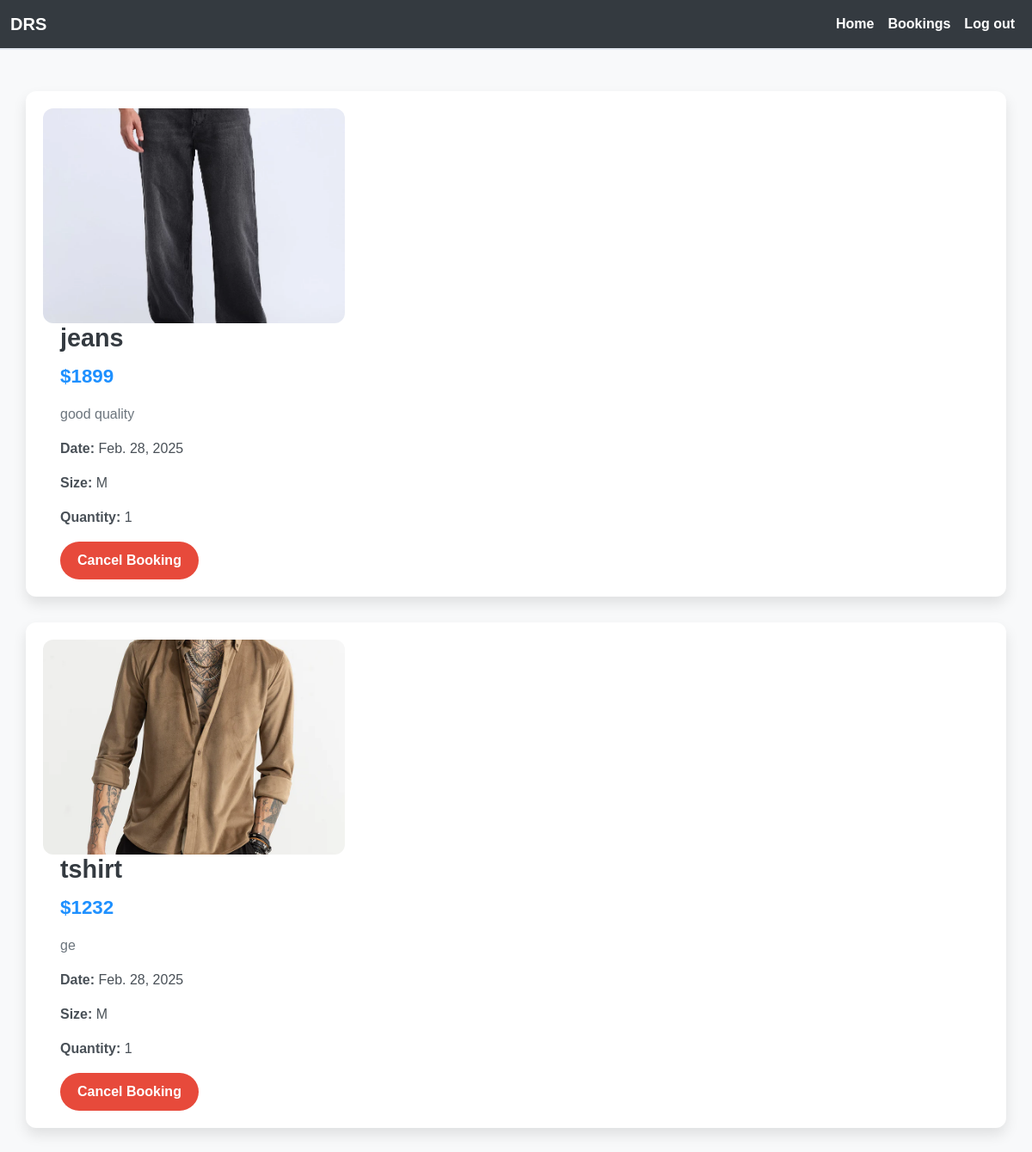
The app's page /user_bookings/ (signed in) with its own data.
### app/models.py (models this page shows, shortened)
class Buy(models.Model):
    user=models.ForeignKey(User,on_delete=models.CASCADE)
    product=models.ForeignKey(Product,on_delete=models.CASCADE)
    price=models.IntegerField()
    date=models.DateField(auto_now_add=True)
    size = models.CharField(max_length=10, choices=[('S', 'Small'), ('M', 'Medium'), ('L', 'Large')], default='M')  # Default size is Medium
    quantity = models.PositiveIntegerField(default=1)  # Default quantity is 1

class Product(models.Model):
    pro_id=models.TextField()
    name=models.TextField()
    price=models.IntegerField()
    ofr_price=models.IntegerField()
    img=models.FileField()
    dis=models.TextField()
    sizes = models.ManyToManyField(Size, related_name='Sizes')
    quantity = models.PositiveIntegerField(default=0)  # New field for stock quantity

### app/views.py (the view)
# urls.py: path('user_bookings/', views.user_bookings, name='user_bookings'),  # This is your booking page
def user_bookings(request):
    user = request.user  # Get the currently logged-in user
    bookings = Buy.objects.filter(user=user)  # Correct query
    return render(request, 'user/user_bookings.html', {'buy': bookings})

### templates/user/user_bookings.html (shortened to what this page needs)
<!DOCTYPE html>
<html lang="en">
<head>
    <link href="https://cdn.jsdelivr.net/npm/bootstrap@5.3.3/dist/css/bootstrap.min.css" rel="stylesheet">
</head>
<body>
    <nav class="navbar navbar-expand-sm navbar-dark">
        <div class="container-fluid">
            <a class="navbar-brand" href="#">DRS</a>
            <div class="collapse navbar-collapse" id="collapsibleNavbar">
                <ul class="navbar-nav ms-auto">
                    <li class="nav-item">
                        <a class="nav-link" href="../user_home">Home</a>
                    </li>
                    <li class="nav-item">
                        <a class="nav-link active" href="#">Bookings</a>
                    </li>
                    <li class="nav-item">
                        <a class="nav-link" href="shp_logout">Log out</a>
                    </li>
                </ul>
            </div>
        </div>
    </nav>
    <div class="container my-5">
        <div class="row">
            {% for buy in buy %}
            <div class="col-lg-12 booking-card">
                <div class="row align-items-center">
                    <div class="col-md-4">
                        <img src="{{ buy.product.img.url }}" alt="Product Image" class="product-image">
                    </div>
                    <div class="col-md-8 product-details">
                        <h2 class="product-name">{{ buy.product.name }}</h2>
                        <p class="product-price">&#36;{{ buy.price }}</p>
                        <p class="product-description">{{ buy.product.dis|truncatewords:30 }}</p>
                        <p><strong>Date:</strong> {{ buy.date }}</p>
                        <p class="product-size"><strong>Size:</strong> {{ buy.size }}</p>
                        <p class="product-quantity"><strong>Quantity:</strong> {{ buy.quantity }}</p>
                        <form action="{% url 'delete_booking' buy.id %}" method="post">
                            <button type="submit" class="delete-btn">Cancel Booking</button>
                        </form>
                    </div>
                </div>
            </div>
            {% endfor %}
        </div>
    </div>
</body>
</html>

### templates/user/user_bookings.html (style rules this page uses)
body { background-color: #f8f9fa; color: #495057; font-family: 'Arial', sans-serif; }
.navbar { background-color: #343a40; border-bottom: 2px solid #e2e8f0; }
.navbar-brand { font-weight: bold; color: #fff; }
.navbar-nav .nav-link { color: #ffffff !important; font-weight: 600; }
.booking-card { background-color: #ffffff; border-radius: 12px; box-shadow: 0 8px 16px rgba(0, 0, 0, 0.1); margin-bottom: 30px; padding: 20px; transition: transform 0.3s ease, box-shadow 0.3s ease; }
.product-image { width: 100%; height: 250px; object-fit: cover; border-radius: 12px; }
.product-details { margin-left: 20px; }
.product-name { font-size: 1.8rem; font-weight: 700; color: #343a40; }
.product-price { font-size: 1.4rem; font-weight: 600; color: #1e90ff; margin-top: 10px; }
.product-description { font-size: 1rem; color: #6c757d; margin-top: 10px; }
.product-size, .product-quantity { font-size: 1rem; color: #495057; margin-top: 10px; }
.delete-btn { background-color: #e74a3b; color: white; border-radius: 25px; padding: 10px 20px; font-weight: bold; text-align: center; transition: background-color 0.3s ease, transform 0.3s ease; cursor: pointer; border: none; }

### records on screen
Buy: product.img (picture), product.name "jeans", price "1899", product.dis "good quality", date "Feb. 28, 2025", size "M", quantity "1"
Buy: product.img (picture), product.name "tshirt", price "1232", product.dis "ge", date "Feb. 28, 2025", size "M", quantity "1"
